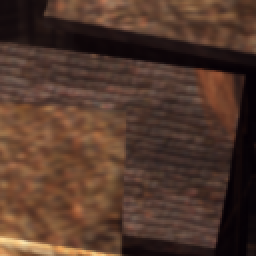
#> input picture degradation/dataset/test/real_16bit/1.png, 128 x 128 px (shown 2 times larger); its folder holds only this picture in this run
$ python to_res.py
#> lines starting #> are read from the running program, lines starting #| are printed output that depends on the picture
import cv2
import numpy as np
import glob
import os
import re


def make_train_data_list(x_data_path):
    x_input_images = glob.glob(os.path.join(x_data_path, "*"))
    return x_input_images


_nsre = re.compile('([0-9]+)')
def natural_sort_key(s):
    return [int(text) if text.isdigit() else text.lower()
            for text in re.split(_nsre, s)]


def ImageReader(file_list, step):
#> called with step = 0
    test_line_content = file_list[step]
    test_image_name, _ = os.path.splitext(os.path.basename(test_line_content))
    test_image = cv2.imread(test_line_content, -1)
#> test_image is the input picture: shape (128, 128, 3) uint16; mean B, G, R 12809.3, 15632.4, 21532.4
    return test_image, test_image_name


input_path_16 = "./dataset/test/real_16bit/"
output_path_LBDQ = "./dataset/test/LBDQ/"
output_path_res = "./dataset/test/res/"


image_list_16 = make_train_data_list(input_path_16)
image_list_16.sort(key=natural_sort_key, reverse=False)


if not os.path.exists(output_path_LBDQ):
    os.makedirs(output_path_LBDQ)
if not os.path.exists(output_path_res):
    os.makedirs(output_path_res)

for step in range(len(image_list_16)):
    image_16, image_name_16 = ImageReader(image_list_16, step)
#> image_name_16 = '1'
    image_LBDQ = np.floor(image_16/2**8)
    image_res = image_16-image_LBDQ*(2**8)
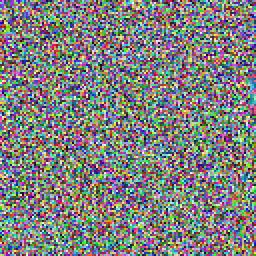
#> image_res: shape (128, 128, 3) float64 (shown 2 times larger); mean B, G, R 126.3, 128, 127.1
    image_LBDQ = image_LBDQ.astype(np.uint8)
    image_res = image_res.astype(np.uint8)

    path_LBDQ = output_path_LBDQ + image_name_16 + '.png'
#> path_LBDQ = './dataset/test/LBDQ/1.png'
    path_res = output_path_res + image_name_16 + '.png'
#> path_res = './dataset/test/res/1.png'
    cv2.imwrite(path_LBDQ, image_LBDQ)
    cv2.imwrite(path_res, image_res)
    print(step)

$ run again, on degradation/dataset/test/real_16bit/2.png
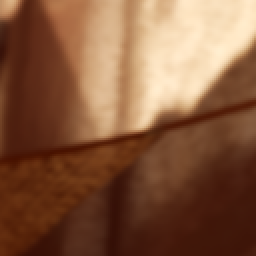
#> input picture degradation/dataset/test/real_16bit/2.png, 128 x 128 px (shown 2 times larger)
#> in ImageReader, test_image is the input picture: shape (128, 128, 3) uint16; mean B, G, R 30814.7, 35671.7, 43461.9
#> image_name_16 = '2'
#> `image_LBDQ = np.floor(image_16/2**8)`:
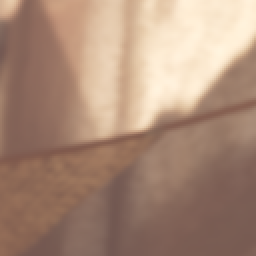
#> image_LBDQ: shape (128, 128, 3) float64 (shown 2 times larger); mean B, G, R 119.9, 138.8, 169.3
#> `image_res = image_16-image_LBDQ*(2**8)`:
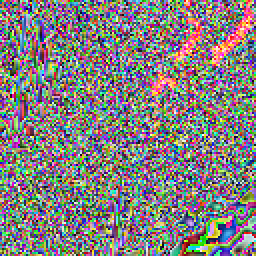
#> image_res: shape (128, 128, 3) float64 (shown 2 times larger); mean B, G, R 127.5, 127.6, 131.1
#> path_LBDQ = './dataset/test/LBDQ/2.png'
#> path_res = './dataset/test/res/2.png'

$ run again, on degradation/dataset/test/real_16bit/3.png
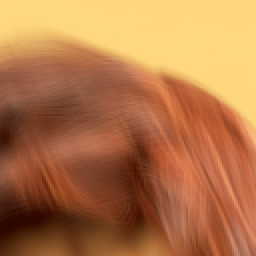
#> input picture degradation/dataset/test/real_16bit/3.png, 128 x 128 px (shown 2 times larger)
#> in ImageReader, test_image is the input picture: shape (128, 128, 3) uint16; mean B, G, R 19129.3, 29587.2, 43209.8
#> image_name_16 = '3'
#> `image_res = image_16-image_LBDQ*(2**8)`:
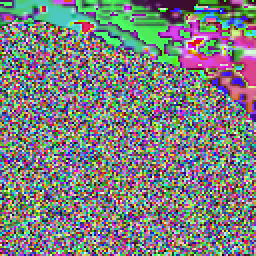
#> image_res: shape (128, 128, 3) float64 (shown 2 times larger); mean B, G, R 127.3, 127.6, 125.3
#> path_LBDQ = './dataset/test/LBDQ/3.png'
#> path_res = './dataset/test/res/3.png'

$ run again, on degradation/dataset/test/real_16bit/4.png
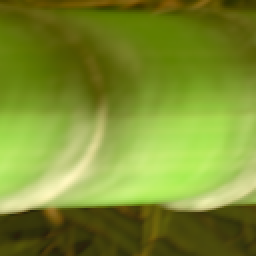
#> input picture degradation/dataset/test/real_16bit/4.png, 128 x 128 px (shown 2 times larger)
#> in ImageReader, test_image is the input picture: shape (128, 128, 3) uint16; mean B, G, R 26505.5, 42695.6, 39629.6
#> image_name_16 = '4'
#> `image_LBDQ = np.floor(image_16/2**8)`:
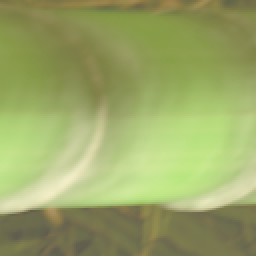
#> image_LBDQ: shape (128, 128, 3) float64 (shown 2 times larger); mean B, G, R 103, 166.3, 154.3
#> `image_res = image_16-image_LBDQ*(2**8)`:
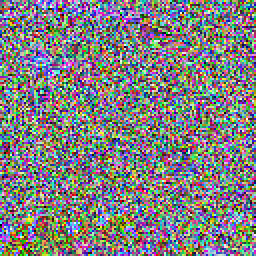
#> image_res: shape (128, 128, 3) float64 (shown 2 times larger); mean B, G, R 128.9, 127.2, 128.1
#> path_LBDQ = './dataset/test/LBDQ/4.png'
#> path_res = './dataset/test/res/4.png'
